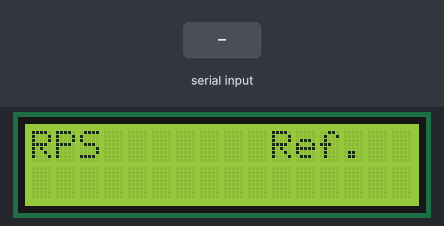
A sketch run on a simulated Arduino Uno, built with avr-gcc and run on an emulated ATmega328P. On the bench: 16×2 character LCD. Inputs (shaded band) come from the test bench. What the sketch prints to the serial monitor is not drawn.

Above: at 6.2 s.
6.3 s: "1" received over the second serial link
At 6.8 s:
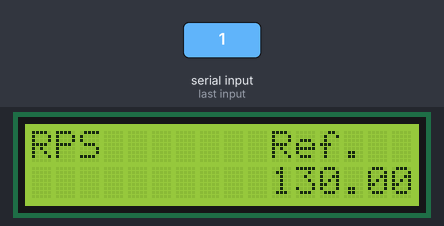
Timing chart, 0 to 9.3 s (numbered marks = the images above; inputs shaded):
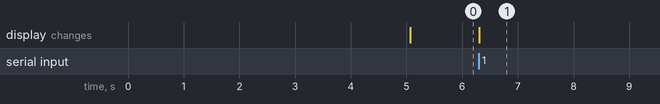

Measured:
- after the input at 6.3 s, the display: changes at once (image 1)

The sketch:

Client_Byte_Approx.ino
```cpp
#include <LiquidCrystal.h> //Load Liquid Crystal Library
LiquidCrystal LCD(10, 9, 5, 4, 11, 12); //Create Liquid Crystal Object called LCD
#include<SoftwareSerial.h>
SoftwareSerial BTSerial(2, 3); //RX|TX


int setpoint;
byte actual;
byte preAct;
float e;
float I;
float P;
int integral = 0;
float Kp = 0.81 ;
float Ki = 0.069;
int drive;
void setup() {
  delay(5000);
  Serial.begin(115200);
  BTSerial.begin(115200);
  LCD.begin(16, 2); //Tell Arduino to start your 16 column 2 row LCD
  LCD.setCursor(0, 0); //Set LCD cursor to upper left corner, column 0, row 0
  LCD.print("RPS ");
  LCD.setCursor(10, 0);
  LCD.print("Ref.");

}

void loop() {
  setpoint = 130;

  if ( BTSerial.available() ) {
    actual = BTSerial.read();

    if ((actual > (setpoint + 15)))
    {
      actual = preAct;
    }
    else
    {
      preAct = actual;
    }

    LCD.setCursor(0, 1);


    LCD.setCursor(10, 1);
    LCD.print(ceil(setpoint));


    Serial.print(actual);
    LCD.print(actual);
    Serial.print("\t");
    Serial.print((setpoint));
    Serial.print("\t");
    e = setpoint - actual;
    integral = integral + e;
    P = e * Kp;
    I = integral * Ki;
    drive = (P + I);
    if ((drive) > 255)
    {
      drive = 255;
      integral = 2600;
    }

    if (drive < 0)
    {
      drive = 0;
      //integral = 0;
    }
    byte drive1 = drive;
    Serial.print(e);
    Serial.print("\t");
    Serial.print(integral);
    Serial.print("\t");
    Serial.println(drive);

    BTSerial.write(drive1);


  }

}
```
